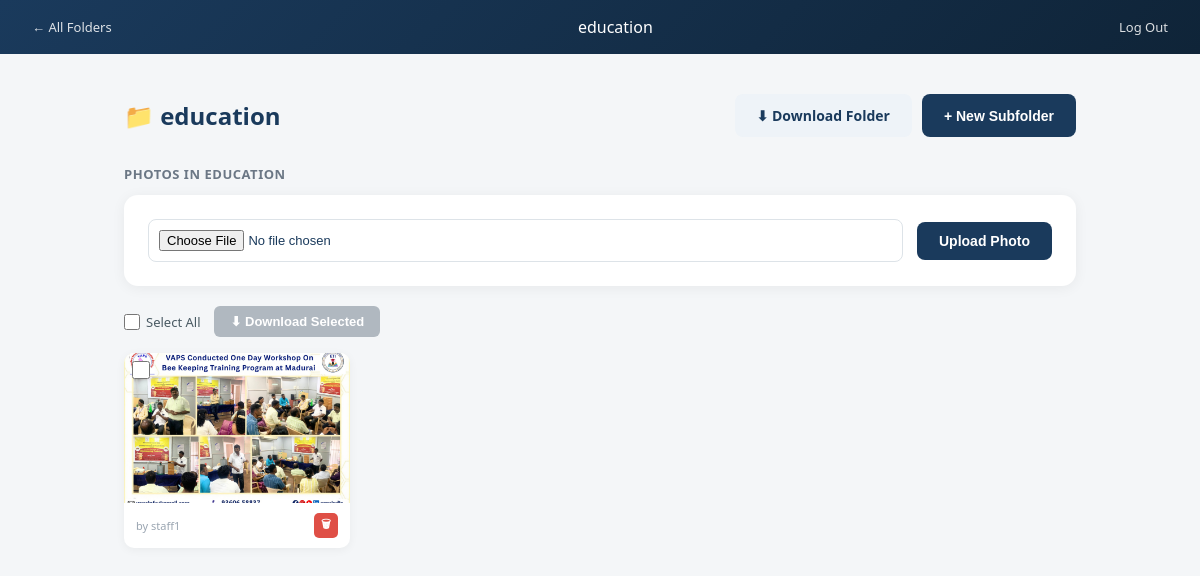
Page /photos/folder/education (signed in) on the committed database.
### tables this page shows
CREATE TABLE photos (
        id INTEGER PRIMARY KEY AUTOINCREMENT,
        filename TEXT NOT NULL,
        programme TEXT,
        description TEXT,
        uploaded_by TEXT,
        uploaded_at TEXT DEFAULT CURRENT_TIMESTAMP
    , parent_folder TEXT);

### app.py (the view, shortened to what this page needs)
@app.route('/photos/folder/<programme>', methods=['GET', 'POST'])
def photo_folder(programme):
    if 'username' not in session:
        return redirect('/')
    conn = sqlite3.connect('ngo.db')
    cursor = conn.cursor()
    cursor.execute(
        "SELECT * FROM photos WHERE programme = ? AND filename != '' "
        "AND (parent_folder IS NULL OR parent_folder = '') ORDER BY id DESC",
        (programme,)
    )
    folder_photos = cursor.fetchall()
    cursor.execute(
        "SELECT programme, COUNT(CASE WHEN filename != '' THEN 1 END) "
        "FROM photos WHERE parent_folder = ? GROUP BY programme",
        (programme,)
    )
    subfolders = cursor.fetchall()
    conn.close()
    return render_template(
        'photo_folder.html',
        programme=programme,
        photos=folder_photos,
        subfolders=subfolders
    )

### templates/photo_folder.html (shortened to what this page needs)
<!DOCTYPE html>
<html>
<head>
</head>
<body data-programme="{{ programme }}">
    <div class="topbar">
        <a href="/photos">← All Folders</a>
        <span>{{ programme }}</span>
        <a href="/logout">Log Out</a>
    </div>
    <div class="container">
        <div class="page-header">
            <h1>📁 {{ programme }}</h1>
            <div class="header-actions">
                <a href="{{ url_for('download_folder', programme=programme) }}" class="btn-download-folder">⬇ Download Folder</a>
                <button class="new-folder-btn" onclick="document.getElementById('newFolderModal').classList.add('show')">+ New Subfolder</button>
            </div>
        </div>
        <div class="section-label">Photos in {{ programme }}</div>
        <form class="upload-card" method="POST" enctype="multipart/form-data">
            <input type="file" name="photo" accept="image/*" required>
            <button type="submit">Upload Photo</button>
        </form>
        {% if photos %}
        <div class="selection-bar">
            <label><input type="checkbox" id="selectAllBox" onchange="toggleSelectAll(this)"> Select All</label>
            <button class="btn-download-selected" id="downloadSelectedBtn" onclick="downloadSelected()" disabled>⬇ Download Selected</button>
        </div>
        {% endif %}
        <div class="photo-grid">
            {% if photos %}
                {% for photo in photos %}
                <div class="photo-card">
                    <input type="checkbox" class="photo-checkbox photo-select" value="{{ photo[0] }}" onchange="updateDownloadButton()">
                    <img src="{{ url_for('static', filename='uploads/' + photo[1]) }}" alt="" onclick="openLightbox('{{ url_for('static', filename='uploads/' + photo[1]) }}')">
                    <div class="photo-info">
                        <span>by {{ photo[4] }}</span>
                        <button class="btn-delete-photo" onclick="deletePhoto({{ photo[0] }})">🗑</button>
                    </div>
                </div>
                {% endfor %}
            {% else %}
                <p class="empty-state">No photos directly in this folder yet.</p>
            {% endif %}
        </div>
    </div>
</body>
</html>

### templates/photo_folder.html (style rules this page uses)
* { margin: 0; padding: 0; box-sizing: border-box; }
body { font-family: 'Segoe UI', Arial, sans-serif; background: #f4f6f8; color: #1a3a5c; }
.topbar { background: linear-gradient(135deg, #1a3a5c 0%, #0f2438 100%); color: white; padding: 16px 32px; display: flex; align-items: center; justify-content: space-between; }
.topbar a { color: white; text-decoration: none; font-size: 13px; opacity: 0.85; }
.container { max-width: 1000px; margin: 40px auto; padding: 0 24px; }
.page-header { display: flex; align-items: center; justify-content: space-between; flex-wrap: wrap; gap: 12px; margin-bottom: 24px; }
h1 { font-size: 24px; }
.header-actions { display: flex; gap: 10px; flex-wrap: wrap; }
.new-folder-btn { background: #1a3a5c; color: white; border: none; padding: 12px 22px; border-radius: 8px; font-size: 14px; font-weight: 600; cursor: pointer; white-space: nowrap; }
.btn-download-folder { background: #eef3f8; color: #1a3a5c; border: none; padding: 12px 22px; border-radius: 8px; font-size: 14px; font-weight: 600; cursor: pointer; text-decoration: none; display: inline-flex; align-items: center; }
.section-label { font-size: 13px; font-weight: 600; color: #6b7785; text-transform: uppercase; letter-spacing: 0.04em; margin: 28px 0 12px; display: flex; justify-content: space-between; align-items: center; }
.upload-card { background: white; border-radius: 14px; padding: 24px; box-shadow: 0 2px 14px rgba(0,0,0,0.06); margin-bottom: 20px; display: flex; gap: 14px; align-items: center; flex-wrap: wrap; }
input[type="file"] { flex: 1; min-width: 200px; padding: 10px; border: 1.5px solid #dde3e8; border-radius: 8px; font-size: 13px; }
button { cursor: pointer; }
.upload-card button { background: #1a3a5c; color: white; border: none; padding: 11px 22px; border-radius: 8px; font-size: 14px; font-weight: 600; }
.selection-bar { display: flex; align-items: center; gap: 14px; margin-bottom: 16px; font-size: 13px; color: #4a5a63; flex-wrap: wrap; }
.selection-bar label { display: flex; align-items: center; gap: 6px; cursor: pointer; }
.selection-bar input[type="checkbox"] { width: 16px; height: 16px; cursor: pointer; }
.btn-download-selected { background: #1a3a5c; color: white; border: none; padding: 8px 16px; border-radius: 6px; font-size: 13px; font-weight: 600; }
.btn-download-selected:disabled { background: #b0b8c0; cursor: not-allowed; }
.photo-grid { display: grid; grid-template-columns: repeat(auto-fill, minmax(200px, 1fr)); gap: 16px; }
.photo-card { position: relative; background: white; border-radius: 10px; overflow: hidden; box-shadow: 0 2px 10px rgba(0,0,0,0.05); }
.photo-card img { width: 100%; height: 150px; object-fit: cover; display: block; cursor: pointer; }
.photo-info { padding: 10px 12px; font-size: 11px; color: #9aa5b1; display: flex; justify-content: space-between; align-items: center; }
.photo-checkbox { position: absolute; top: 8px; left: 8px; width: 18px; height: 18px; cursor: pointer; z-index: 2; }
.btn-delete-photo { background: rgba(220,60,50,0.9); color: white; border: none; border-radius: 5px; font-size: 11px; padding: 3px 7px; font-weight: 600; }

### rows in the picture
photos: programme "education", programme "EDUCATION", filename (picture), uploaded_by "staff1"
